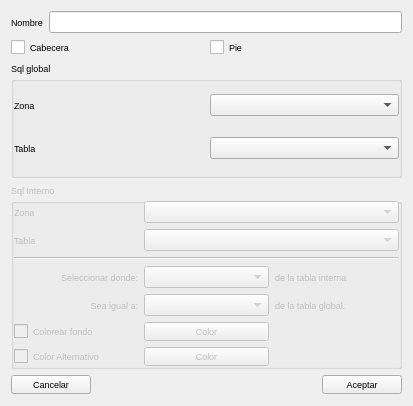
<?xml version="1.0" encoding="UTF-8"?>
<ui version="4.0">
 <class>EditDetailSecDlg</class>
 <widget class="QDialog" name="EditDetailSecDlg">
  <property name="geometry">
   <rect>
    <x>0</x>
    <y>0</y>
    <width>413</width>
    <height>406</height>
   </rect>
  </property>
  <property name="maximumSize">
   <size>
    <width>413</width>
    <height>408</height>
   </size>
  </property>
  <property name="font">
   <font>
    <pointsize>7</pointsize>
   </font>
  </property>
  <property name="windowTitle">
   <string>Configurar detalles</string>
  </property>
  <property name="windowIcon">
   <iconset resource="../recoverdrake.qrc">
    <normaloff>:/Imagenes/field_rel.png</normaloff>:/Imagenes/field_rel.png</iconset>
  </property>
  <layout class="QGridLayout" name="gridLayout_5">
   <item row="3" column="0">
    <widget class="QGroupBox" name="iGroup">
     <property name="enabled">
      <bool>false</bool>
     </property>
     <property name="title">
      <string>Sql Interno</string>
     </property>
     <layout class="QGridLayout" name="gridLayout_2">
      <property name="leftMargin">
       <number>0</number>
      </property>
      <property name="topMargin">
       <number>0</number>
      </property>
      <property name="rightMargin">
       <number>0</number>
      </property>
      <property name="bottomMargin">
       <number>0</number>
      </property>
      <item row="0" column="1" colspan="2">
       <widget class="QComboBox" name="comboZonaInterna"/>
      </item>
      <item row="1" column="1" colspan="2">
       <widget class="QComboBox" name="comboTablaInterna"/>
      </item>
      <item row="4" column="0">
       <widget class="QLabel" name="label_7">
        <property name="text">
         <string>Sea igual a:</string>
        </property>
        <property name="alignment">
         <set>Qt::AlignRight|Qt::AlignTrailing|Qt::AlignVCenter</set>
        </property>
       </widget>
      </item>
      <item row="1" column="0">
       <widget class="QLabel" name="label_5">
        <property name="text">
         <string>Tabla</string>
        </property>
       </widget>
      </item>
      <item row="4" column="2">
       <widget class="QLabel" name="label_8">
        <property name="text">
         <string>de la tabla global.</string>
        </property>
       </widget>
      </item>
      <item row="3" column="1">
       <widget class="QComboBox" name="comboFieldFrom"/>
      </item>
      <item row="4" column="1">
       <widget class="QComboBox" name="comboFieldTo"/>
      </item>
      <item row="0" column="0">
       <widget class="QLabel" name="label_4">
        <property name="text">
         <string>Zona</string>
        </property>
       </widget>
      </item>
      <item row="2" column="0" colspan="3">
       <widget class="Line" name="line">
        <property name="orientation">
         <enum>Qt::Horizontal</enum>
        </property>
       </widget>
      </item>
      <item row="3" column="2">
       <widget class="QLabel" name="label_9">
        <property name="text">
         <string>de la tabla interna</string>
        </property>
       </widget>
      </item>
      <item row="3" column="0">
       <widget class="QLabel" name="label_6">
        <property name="text">
         <string>Seleccionar donde:</string>
        </property>
        <property name="alignment">
         <set>Qt::AlignRight|Qt::AlignTrailing|Qt::AlignVCenter</set>
        </property>
       </widget>
      </item>
      <item row="5" column="0">
       <widget class="QCheckBox" name="chkColorear">
        <property name="text">
         <string>Colorear fondo</string>
        </property>
       </widget>
      </item>
      <item row="5" column="1">
       <widget class="QPushButton" name="btnColor1">
        <property name="text">
         <string>Color</string>
        </property>
        <property name="icon">
         <iconset resource="../recoverdrake.qrc">
          <normaloff>:/Imagenes/pantone.png</normaloff>:/Imagenes/pantone.png</iconset>
        </property>
        <property name="iconSize">
         <size>
          <width>25</width>
          <height>25</height>
         </size>
        </property>
       </widget>
      </item>
      <item row="6" column="0">
       <widget class="QCheckBox" name="chkAlternative">
        <property name="text">
         <string>Color Alternativo</string>
        </property>
       </widget>
      </item>
      <item row="6" column="1">
       <widget class="QPushButton" name="btnColor2">
        <property name="text">
         <string>Color</string>
        </property>
        <property name="icon">
         <iconset resource="../recoverdrake.qrc">
          <normaloff>:/Imagenes/pantone.png</normaloff>:/Imagenes/pantone.png</iconset>
        </property>
        <property name="iconSize">
         <size>
          <width>25</width>
          <height>25</height>
         </size>
        </property>
       </widget>
      </item>
     </layout>
    </widget>
   </item>
   <item row="4" column="0">
    <layout class="QHBoxLayout" name="horizontalLayout">
     <item>
      <widget class="QPushButton" name="btnCancel">
       <property name="text">
        <string>Cancelar</string>
       </property>
       <property name="icon">
        <iconset resource="../recoverdrake.qrc">
         <normaloff>:/Imagenes/bad.png</normaloff>:/Imagenes/bad.png</iconset>
       </property>
       <property name="iconSize">
        <size>
         <width>25</width>
         <height>25</height>
        </size>
       </property>
      </widget>
     </item>
     <item>
      <spacer name="horizontalSpacer">
       <property name="orientation">
        <enum>Qt::Horizontal</enum>
       </property>
       <property name="sizeHint" stdset="0">
        <size>
         <width>40</width>
         <height>20</height>
        </size>
       </property>
      </spacer>
     </item>
     <item>
      <widget class="QPushButton" name="btnAcept">
       <property name="text">
        <string>Aceptar</string>
       </property>
       <property name="icon">
        <iconset resource="../recoverdrake.qrc">
         <normaloff>:/Imagenes/good.png</normaloff>:/Imagenes/good.png</iconset>
       </property>
       <property name="iconSize">
        <size>
         <width>25</width>
         <height>25</height>
        </size>
       </property>
      </widget>
     </item>
    </layout>
   </item>
   <item row="1" column="0">
    <layout class="QGridLayout" name="gridLayout_4">
     <item row="0" column="0">
      <widget class="QCheckBox" name="cabChk">
       <property name="text">
        <string>Cabecera</string>
       </property>
      </widget>
     </item>
     <item row="0" column="1">
      <widget class="QCheckBox" name="footChk">
       <property name="text">
        <string>Pie</string>
       </property>
      </widget>
     </item>
    </layout>
   </item>
   <item row="2" column="0">
    <widget class="QGroupBox" name="groupBox">
     <property name="title">
      <string>Sql global</string>
     </property>
     <layout class="QGridLayout" name="gridLayout">
      <property name="leftMargin">
       <number>0</number>
      </property>
      <property name="topMargin">
       <number>0</number>
      </property>
      <property name="rightMargin">
       <number>0</number>
      </property>
      <property name="bottomMargin">
       <number>0</number>
      </property>
      <item row="1" column="1">
       <widget class="QComboBox" name="comboTabla"/>
      </item>
      <item row="0" column="0">
       <widget class="QLabel" name="label_2">
        <property name="text">
         <string>Zona</string>
        </property>
       </widget>
      </item>
      <item row="0" column="1">
       <widget class="QComboBox" name="comboZona"/>
      </item>
      <item row="1" column="0">
       <widget class="QLabel" name="label_3">
        <property name="text">
         <string>Tabla</string>
        </property>
       </widget>
      </item>
     </layout>
    </widget>
   </item>
   <item row="0" column="0">
    <layout class="QGridLayout" name="gridLayout_3">
     <item row="0" column="0">
      <widget class="QLabel" name="label">
       <property name="text">
        <string>Nombre</string>
       </property>
      </widget>
     </item>
     <item row="0" column="1">
      <widget class="QLineEdit" name="lineEdit"/>
     </item>
    </layout>
   </item>
  </layout>
 </widget>
 <resources>
  <include location="../recoverdrake.qrc"/>
 </resources>
 <connections/>
</ui>
